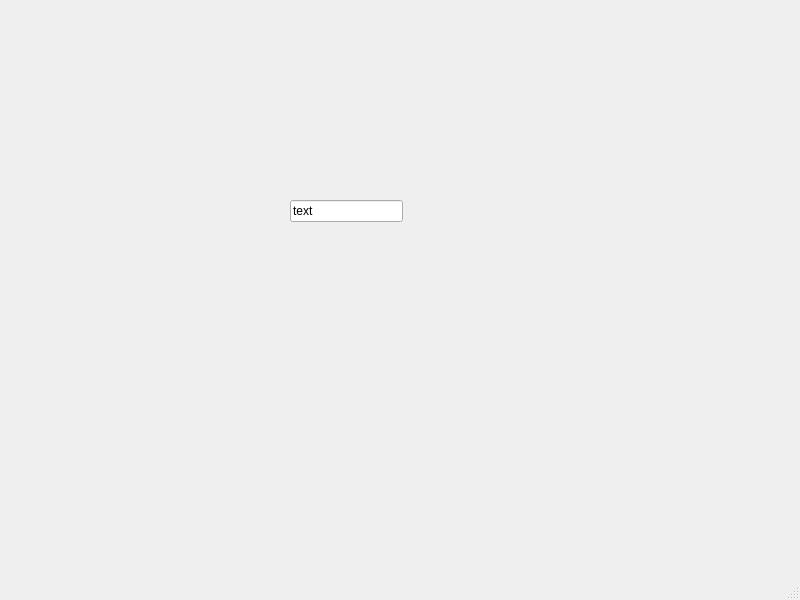
<?xml version="1.0" encoding="UTF-8"?>
<ui version="4.0">
 <class>MainWindow</class>
 <widget class="QMainWindow" name="MainWindow">
  <property name="geometry">
   <rect>
    <x>0</x>
    <y>0</y>
    <width>800</width>
    <height>600</height>
   </rect>
  </property>
  <property name="windowTitle">
   <string>MainWindow</string>
  </property>
  <widget class="QWidget" name="centralwidget">
   <widget class="QLineEdit" name="lineEdit">
    <property name="geometry">
     <rect>
      <x>290</x>
      <y>200</y>
      <width>113</width>
      <height>22</height>
     </rect>
    </property>
    <property name="text">
     <string>text</string>
    </property>
   </widget>
  </widget>
  <widget class="QMenuBar" name="menubar">
   <property name="geometry">
    <rect>
     <x>0</x>
     <y>0</y>
     <width>800</width>
     <height>22</height>
    </rect>
   </property>
  </widget>
  <widget class="QStatusBar" name="statusbar"/>
 </widget>
 <resources/>
 <connections/>
</ui>
